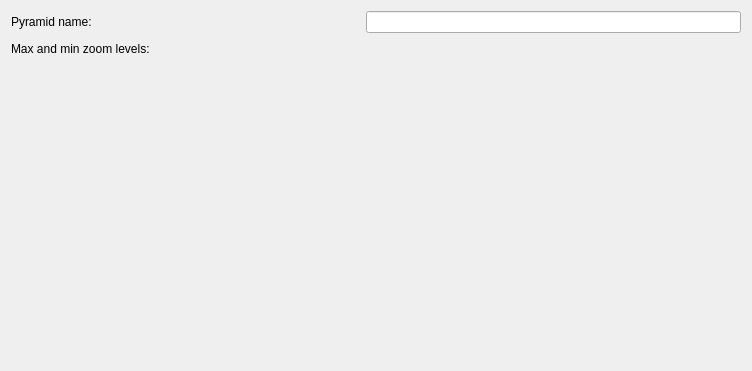
<?xml version="1.0" encoding="UTF-8"?>
<ui version="4.0">
 <class>UploadEditionPageWizard</class>
 <widget class="QWizardPage" name="UploadEditionPageWizard">
  <property name="geometry">
   <rect>
    <x>0</x>
    <y>0</y>
    <width>752</width>
    <height>371</height>
   </rect>
  </property>
  <property name="windowTitle">
   <string>Generation form</string>
  </property>
  <property name="locale">
   <locale language="English" country="UnitedStates"/>
  </property>
  <layout class="QGridLayout" name="gridLayout">
   <item row="4" column="0" rowspan="2">
    <widget class="QLabel" name="lbl_zoom">
     <property name="text">
      <string>Max and min zoom levels:</string>
     </property>
    </widget>
   </item>
   <item row="4" column="2">
    <widget class="RangeSlider" name="levels_range_slider" native="true">
     <property name="cursor">
      <cursorShape>ClosedHandCursor</cursorShape>
     </property>
    </widget>
   </item>
   <item row="6" column="2">
    <spacer name="verticalSpacer">
     <property name="orientation">
      <enum>Qt::Vertical</enum>
     </property>
     <property name="sizeHint" stdset="0">
      <size>
       <width>20</width>
       <height>40</height>
      </size>
     </property>
    </spacer>
   </item>
   <item row="2" column="0">
    <widget class="QLabel" name="lbl_flux">
     <property name="autoFillBackground">
      <bool>true</bool>
     </property>
     <property name="text">
      <string>Pyramid name:</string>
     </property>
    </widget>
   </item>
   <item row="4" column="3">
    <widget class="QLabel" name="lbl_max_zoom">
     <property name="sizePolicy">
      <sizepolicy hsizetype="Fixed" vsizetype="Preferred">
       <horstretch>0</horstretch>
       <verstretch>0</verstretch>
      </sizepolicy>
     </property>
     <property name="text">
      <string notr="true">&lt;max_zoom&gt;</string>
     </property>
    </widget>
   </item>
   <item row="5" column="1" colspan="3">
    <widget class="QgsScaleRangeWidget" name="srw_zoom">
     <property name="cursor">
      <cursorShape>ArrowCursor</cursorShape>
     </property>
    </widget>
   </item>
   <item row="2" column="1" colspan="3">
    <widget class="QLineEdit" name="lne_flux">
     <property name="inputMethodHints">
      <set>Qt::ImhLatinOnly</set>
     </property>
     <property name="text">
      <string/>
     </property>
     <property name="dragEnabled">
      <bool>true</bool>
     </property>
    </widget>
   </item>
   <item row="4" column="1">
    <widget class="QLabel" name="lbl_min_zoom">
     <property name="sizePolicy">
      <sizepolicy hsizetype="Fixed" vsizetype="Preferred">
       <horstretch>0</horstretch>
       <verstretch>0</verstretch>
      </sizepolicy>
     </property>
     <property name="text">
      <string notr="true">&lt;min_zoom&gt;</string>
     </property>
    </widget>
   </item>
  </layout>
 </widget>
 <customwidgets>
  <customwidget>
   <class>QgsScaleRangeWidget</class>
   <extends>QWidget</extends>
   <header>qgsscalerangewidget.h</header>
  </customwidget>
  <customwidget>
   <class>RangeSlider</class>
   <extends>QWidget</extends>
   <header>geoplateforme.toolbelt.range_slider</header>
   <container>1</container>
  </customwidget>
 </customwidgets>
 <resources/>
 <connections/>
</ui>
